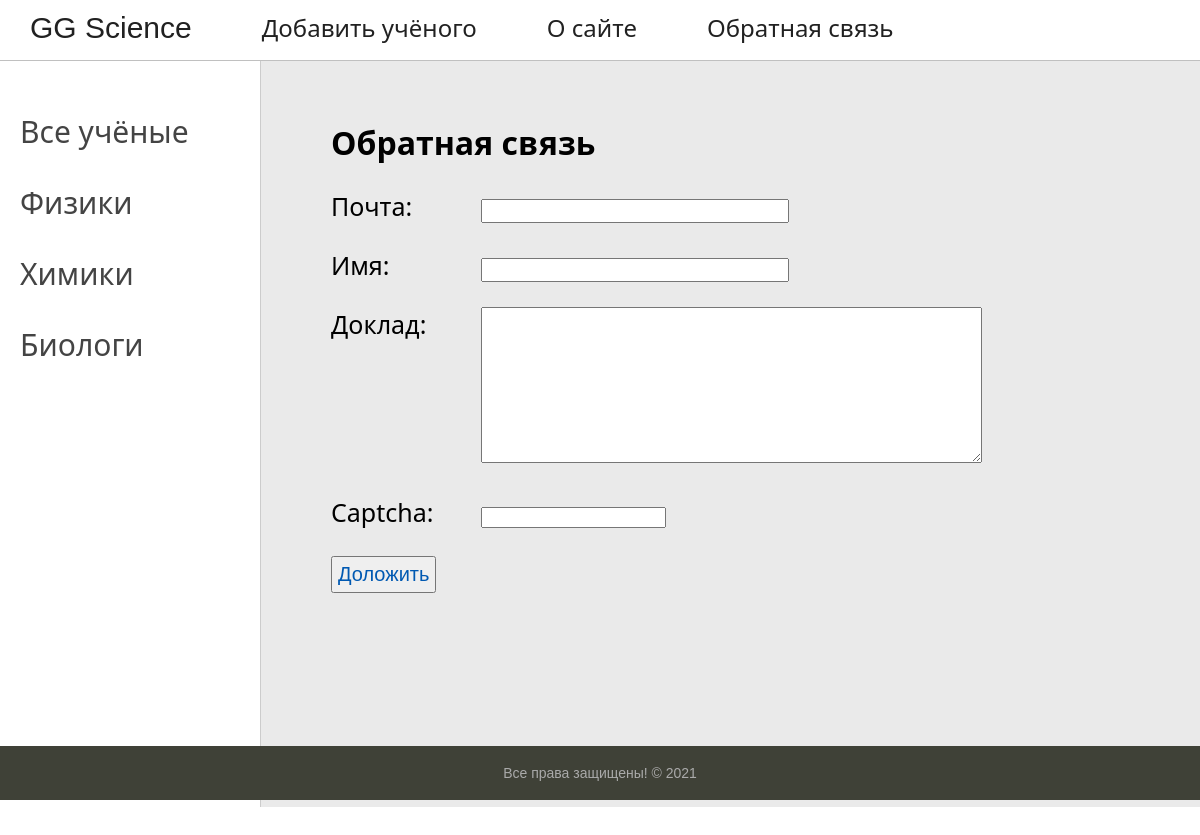
Page /contact/ on the committed database.
### Scientists/models.py (models this page shows, shortened)
class Category(models.Model):
    name = models.CharField(max_length=255, db_index=True, verbose_name='Название категории')
    slug = models.SlugField(max_length=255, unique=True, db_index=True, verbose_name='URL')
    class Meta:
        verbose_name = 'Категория'
        verbose_name_plural = 'Категории'
    def get_absolute_url(self):
        return reverse('category', kwargs={'slug_name': self.slug})

### Scientists/views.py (the view, shortened to what this page needs)
# urls.py: path('contact/', FeedBack.as_view(), name='contact'),
class FeedBack(Mixin, CreateView):
    form_class = FeedBackForm
    slug_url_kwarg = 'slug_name'
    template_name = 'Scientists/feedback.html'
    def get_context_data(self, **kwargs):
        context = super().get_context_data(**kwargs)
        new_context = self.get_user_context(title='Обратная связь')
        return {**context, **new_context}

### Scientists/forms.py
class FeedBackForm(forms.ModelForm):
    captcha = CaptchaField()
    class Meta:
        model = Feedback
        fields = ['email', 'name', 'text', 'captcha']
        widgets = {
            'email': forms.EmailInput(attrs={'class': 'form-input'}),
            'name': forms.TextInput(attrs={'class': 'form-input'}),
            'text': forms.Textarea(attrs={'cols': 60, 'rows': 10})
        }

### Scientists/templatetags/Scientists_tags.py (called while the page is built)
@register.inclusion_tag(takes_context=True, filename="Scientists/menu.html")
def menu(context):
    menu = [
            {'title': 'О сайте', 'url_name': 'about'},
            {'title': 'Обратная связь', 'url_name': 'contact'},
            ]
    context["menu"] = menu
    return context

### Scientists/utils.py (called while the page is built)
    def get_user_context(self, **kwargs):
        context = kwargs
        register = self.request.user.is_authenticated
        cats = Category.objects.all()
        context['cats'] = cats
        return context

### Scientists/templates/Scientists/feedback.html (shortened to what this page needs)
{% extends 'Scientists/base.html' %}
{% block content %}
<h1>{{title}}</h1>
<form method="post">
    {% for f in form %}
    <p><label class="form-label" for="{{ f.id_for_label }}">{{f.label}}: </label>{{ f }}</p>
    {% endfor %}
    <button class="registration" type="submit">Доложить</button>
</form>
{% endblock %}

### Scientists/templates/Scientists/base.html (shortened to what this page needs)
{% extends 'main/main_base.html' %}
{% load static %}
{% load Scientists_tags %}
{% block left-list %}
<td valign="top" class="left-chapters">
    <ul id="leftchapters">
        {% if selected == 0 %}
        <li class="selected">Все учёные</li>
        {% else %}
        <li><a href="{% url 'home' %}">Все учёные</a></li>
        {% endif %}
        {% for cat in cats %}
        {% if selected == cat.id %}
        <li class="selected">{{cat.name}}
        <li>
            {% else %}
        <li><a href="{{ cat.get_absolute_url }}">{{cat.name}}</a></li>
        {% endif %}
        {% endfor %}
    </ul>
</td>
{% endblock %}
{% block mainmenu %}
		<div class="header">
			<ul id="mainmenu" class="mainmenu">
        <li><a href="{% url 'home' %}" class="GG_Science">GG Science</a></li>
                <li><a href="{% url 'addpage' %}">Добавить учёного</a></li>
        {% menu %}
			</ul>
		</div>
{% endblock %}

### Scientists/static/Scientists/css/styles.css (style rules this page uses)
html, body { font-family: 'Arial'; margin: 0; padding: 0; height: 100%; width: 100%; color: #444; }
a { color: #0059b2; text-decoration: none; }
.header { background: #ffffff; height: 60px; border-bottom: silver solid 1px; }
ul.mainmenu { font-family: "Segoe UI"; font-size: 24px; list-style: none; margin: 0; padding: 0; height: 60px; color: #212121; overflow: hidden; position: relative; top: -7.5px; }
ul.mainmenu li { float: left; margin: 18px 40px 0 30px; }
ul.mainmenu li a { color: #212121; text-decoration: none; }
.left-chapters { margin: 0; background: #ffffff; border-right: 1px solid #ccc; min-height: 100%; }
.left-chapters ul { width: 230px; min-height: 100%; margin: 0; padding: 20px 10px 10px 20px; list-style: none; font-size: 20px; }
.left-chapters ul li { font-size: 30px; font-family: "Segoe UI"; margin: 30px 0 0 0; color: #999; }
.left-chapters ul li a { color: #444; text-decoration: none; }
.content-text h1 { font-size: 32px; }
.form-input { width: 300px; font-size: 16px; }
.form-label { display: inline-block; min-width: 150px; vertical-align: top; }
.GG_Science { font-family: Sans-serif; font-size: 30px; position: relative; }
.registration { padding: 5px; color: #0059b2; font-size: 20px; }

### rows in the picture
Category: name "Физики"
Category: name "Химики"
Category: name "Биологи"

### other values in the picture
{{ m.title }} "О сайте" "Обратная связь"
{{ title }} "Обратная связь"
{{ f.label }} "Почта" "Имя" "Доклад" "Captcha"
